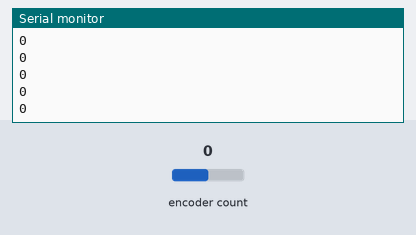
This sketch was run on a simulated Arduino Uno, built with avr-gcc and run on an emulated ATmega328P. Parts: the last lines printed to the serial monitor. The inputs (shaded band) are chosen by the test bench; at power-on: encoder count 0.

Above: at 1.2 s.
1.3 s: encoder count set to 1
At 1.8 s:
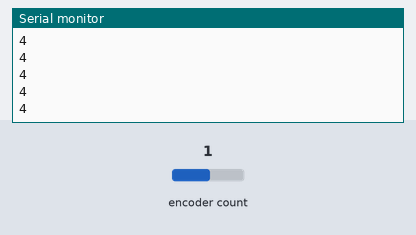
2.8 s: encoder count set to 2
At 3.7 s:
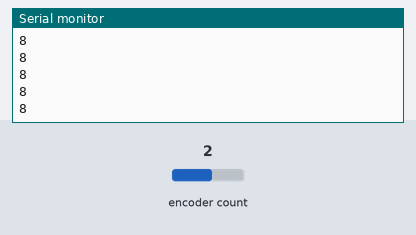
Timing chart, 0 to 5.8 s (numbered marks = the images above; inputs shaded):
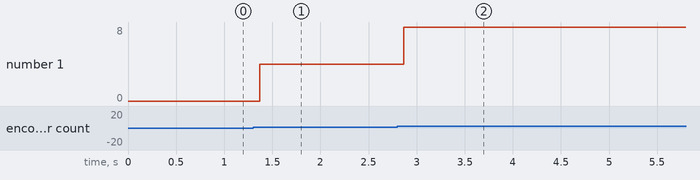

Measured:
- after the input at 1.3 s, the serial monitor: prints a new line after 0.07 s (image 1)
- after the input at 2.8 s, the serial monitor: prints a new line after 0.07 s (image 2)
- plotted number 1: 0 → 4 after the input at 1.3 s, 4 → 8 after the input at 2.8 s

The sketch:

LCD_test_4.ino
```cpp
#include <Encoder.h>

// Rotary Encoder Pins
#define PIN_ENCODER_A 6
#define PIN_ENCODER_B 9


// Create an Encoder object
Encoder encoder(PIN_ENCODER_A, PIN_ENCODER_B);

void setup() {
  // Initialize serial communication
  Serial.begin(9600);
}

void loop() {
  // Read the current position of the encoder
  int currentPosition = encoder.read();

  // Print the current position
  Serial.println(currentPosition);
}
```
